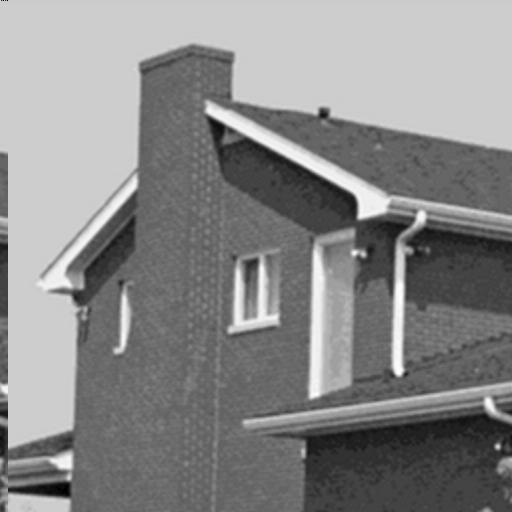
#> input picture images/benchmark/house.png, 512 x 512 px, found by its file name; its folder holds 3 pictures in this run
$ python mrs_demo.py
#> lines starting #> are read from the running program, lines starting #| are printed output that depends on the picture
### MRS-impulse-noise/src/mrs_core.py
"""Mask-conditioned risk switching (MRS) for NVBMF-class two-stage impulse filters.

Derivation
----------
Under salt-and-pepper corruption the surviving pixels carry TRUE values, so the
restoration error at a repaired pixel p is pure prediction error: p is estimated by
an average over a set S of source locations, all of which hold true image values.

For a weighted-equally average over a source multiset S (|S| = m), the expected
squared error is the geostatistical extension variance:

    V(p, S) = (1/m) sum_{s in S} D(|p - s|)  -  (1/(2 m^2)) sum_{s,t in S} D(|s - t|)

with D(h) = E[(I(x) - I(x+h))^2] the structure function (= 2 * semivariogram).

Stage 1 estimates p by the mean of the tied-nearest surviving pixels -> S1 is known
exactly from the mask.  Stage 2 replaces that by the 3x3 non-zero mean of the Stage-1
output; each window position contributes either its own true value (if it survived) or
its donor's value (if it was repaired), so the EFFECTIVE source multiset S2 is also
known exactly from the mask.  Both are therefore computable with no ground truth.

D is estimated from surviving pixel pairs only, either globally or in a local window.
"""
import numpy as np

# ---------------------------------------------------------------- rings / offsets

def distance_rings(radius=5):
    rings = {}
    for di in range(-radius, radius + 1):
        for dj in range(-radius, radius + 1):
            if di == 0 and dj == 0:
                continue
            rings.setdefault(di * di + dj * dj, []).append((di, dj))
    return [(d2, rings[d2]) for d2 in sorted(rings)]

RINGS = distance_rings(5)


def shift(a, di, dj, fill=0.0):
    out = np.full_like(a, fill, dtype=a.dtype)
    H, W = a.shape
    si0, si1 = max(0, di), min(H, H + di)
    di0, di1 = max(0, -di), min(H, H - di)
    sj0, sj1 = max(0, dj), min(W, W + dj)
    dj0, dj1 = max(0, -dj), min(W, W - dj)
    if si1 > si0 and sj1 > sj0:
        out[di0:di1, dj0:dj1] = a[si0:si1, sj0:sj1]
    return out


# ---------------------------------------------------------------- structure function

def structure_function_global(img, surv, lags):
    """D(h) estimated from surviving pairs only. lags = list of (di,dj)."""
    x = img.astype(np.float64)
    m = surv.astype(np.float64)
    out = {}
    for (di, dj) in lags:
        xs, ms = shift(x, di, dj), shift(m, di, dj)
        w = m * ms
        n = w.sum()
        out[(di, dj)] = float((w * (x - xs) ** 2).sum() / n) if n > 0 else np.nan
    return out


def _box(a, r):
    """Box sum over a (2r+1)^2 window, via summed-area table."""
    H, W = a.shape
    ii = np.zeros((H + 1, W + 1), np.float64)
    ii[1:, 1:] = a.cumsum(0).cumsum(1)
    i0 = np.clip(np.arange(H) - r, 0, H)
    i1 = np.clip(np.arange(H) + r + 1, 0, H)
    j0 = np.clip(np.arange(W) - r, 0, W)
    j1 = np.clip(np.arange(W) + r + 1, 0, W)
    return (ii[np.ix_(i1, j1)] - ii[np.ix_(i0, j1)]
            - ii[np.ix_(i1, j0)] + ii[np.ix_(i0, j0)])


# [12 lines left out: function structure_function_local, not called in this run]


class Dcurve:
    """Isotropic D(r) as a function of distance, from lag estimates."""

    def __init__(self, r2_to_D):
        r2 = np.array(sorted(r2_to_D), dtype=np.float64)
        vals = np.array([r2_to_D[k] for k in sorted(r2_to_D)], dtype=np.float64)
        ok = np.isfinite(vals)
        self.r = np.sqrt(r2[ok])
        self.D = vals[ok]

    def __call__(self, r):
        r = np.asarray(r, np.float64)
        v = np.interp(r, self.r, self.D)
        # D is zero at zero lag. np.interp clamps below the smallest measured
        # lag, so without this the i=j terms of the ordered double sum in
        # Eqn (6) would be charged D(r_min) instead of 0.
        return np.where(r <= 0.0, 0.0, v)


def isotropic(dmap):
    """Average directional lag estimates into r^2 -> D."""
    acc = {}
    for (di, dj), v in dmap.items():
        if np.isfinite(v):
            acc.setdefault(di * di + dj * dj, []).append(v)
    return {k: float(np.mean(v)) for k, v in acc.items()}


LAGS = [(0, 1), (1, 0), (1, 1), (1, -1), (0, 2), (2, 0), (2, 2), (2, -2),
        (0, 3), (3, 0), (1, 2), (2, 1), (0, 4), (4, 0), (3, 3), (3, -3),
        (0, 5), (5, 0), (0, 6), (6, 0), (0, 8), (8, 0)]


# ---------------------------------------------------------------- stage 1, vectorised

def stage1_with_sources(noisy, mask):
    """Vectorised NVBMF Stage 1.

    Returns (s1, src_di, src_dj, ring_idx, ring_m) where for each repaired pixel
    src_di/src_dj is the offset to the CENTROID of its tied-nearest donors, ring_idx
    identifies the winning ring and ring_m the number of tied donors in it. Clean
    pixels get offset (0,0).
    """
    x = noisy.astype(np.float64)
    surv = (~mask).astype(np.float64)
    H, W = x.shape

    val = np.zeros((H, W))
    done = ~mask
    ring_id = np.full((H, W), -1, np.int16)
    ring_m = np.zeros((H, W), np.float64)
    sdi = np.zeros((H, W))
    sdj = np.zeros((H, W))

    for k, (d2, offs) in enumerate(RINGS):
        todo = ~done
        if not todo.any():
            break
        s = np.zeros((H, W))
        c = np.zeros((H, W))
        adi = np.zeros((H, W))
        adj = np.zeros((H, W))
        for (di, dj) in offs:
            sm = shift(surv, di, dj)
            sv = shift(x, di, dj)
            s += sv * sm
            c += sm
            adi += di * sm
            adj += dj * sm
        hit = todo & (c > 0)
        if hit.any():
            val[hit] = s[hit] / c[hit]
            ring_id[hit] = k
            ring_m[hit] = c[hit]
            sdi[hit] = adi[hit] / c[hit]
            sdj[hit] = adj[hit] / c[hit]
            done |= hit

    # all-noise-window fallback: leave as running-mean surrogate (global clean mean)
    left = ~done
    if left.any():
        cm = x[~mask].mean() if (~mask).any() else x.mean()
        val[left] = cm
        ring_m[left] = 1.0

    s1 = np.where(mask, val, x)
    return s1, sdi, sdj, ring_id, ring_m


# ---------------------------------------------------------------- predicted risks

def _ring_pair_term(mask, ring_id, ring_m, Dfun):
    """(1/(2 m^2)) * sum_{s,t in S1} D(|s-t|) for the winning ring of each pixel."""
    H, W = mask.shape
    surv = (~mask).astype(np.float64)
    acc = np.zeros((H, W))
    for k, (d2, offs) in enumerate(RINGS):
        sel = (ring_id == k) & mask
        if not sel.any():
            continue
        tot = np.zeros((H, W))
        for (ai, aj) in offs:
            ma = shift(surv, ai, aj)
            for (bi, bj) in offs:
                mb = shift(surv, bi, bj)
                h = np.hypot(ai - bi, aj - bj)
                tot += ma * mb * np.asarray(Dfun(h))
        acc[sel] = tot[sel]
    m2 = np.maximum(ring_m, 1.0) ** 2
    return acc / (2.0 * m2)


def risk_stage1(mask, ring_id, ring_m, Dfun):
    """V1 = D(r) - pair term. All donors sit at the same distance r."""
    H, W = mask.shape
    r = np.zeros((H, W))
    for k, (d2, offs) in enumerate(RINGS):
        sel = ring_id == k
        if sel.any():
            r[sel] = np.sqrt(d2)
    first = Dfun(r)
    return np.maximum(first - _ring_pair_term(mask, ring_id, ring_m, Dfun), 1e-9)


WIN3 = [(di, dj) for di in (-1, 0, 1) for dj in (-1, 0, 1)]


def risk_stage2(mask, sdi, sdj, Dfun):
    """V2 for the 3x3 mean of the Stage-1 output.

    Effective source offset of window position u is u + srcoff(p+u), where srcoff is
    (0,0) for a surviving pixel and the donor centroid offset for a repaired one.
    """
    H, W = mask.shape
    S = []
    for (ui, uj) in WIN3:
        S.append((ui + shift(sdi, ui, uj), uj + shift(sdj, ui, uj)))
    m = float(len(S))
    t1 = np.zeros((H, W))
    for (ai, aj) in S:
        t1 += Dfun(np.hypot(ai, aj))
    t1 /= m
    t2 = np.zeros((H, W))
    for (ai, aj) in S:
        for (bi, bj) in S:
            t2 += Dfun(np.hypot(ai - bi, aj - bj))
    t2 /= (2.0 * m * m)
    return np.maximum(t1 - t2, 1e-9)

### MRS-impulse-noise/src/mrs_run.py
import os, sys, json, time
import numpy as np
from PIL import Image
sys.path.insert(0, os.path.dirname(os.path.abspath(__file__)))
from mrs_core import (stage1_with_sources, structure_function_global, structure_function_local,
                 isotropic, Dcurve, LAGS, risk_stage1, risk_stage2, shift, _box)

ROOT = os.path.dirname(os.path.dirname(os.path.abspath(__file__)))
IMDIR = os.path.join(ROOT, 'images')
IMAGES = {
    'cameraman': f'{IMDIR}/benchmark/cameraman.png',
    'house': f'{IMDIR}/benchmark/house.png',
    'mandrill': f'{IMDIR}/benchmark/mandrill.png',
    'peppers': f'{IMDIR}/benchmark/peppers.png',
    'field_vangogh': f'{IMDIR}/custom/field_vangogh.png',
    'manuscript_beowulf': f'{IMDIR}/custom/manuscript_beowulf.png',
}

def load(p):
    a = np.array(Image.open(p).convert('L'))
#> a is the input picture: shape (512, 512); min 0, max 254, mean 136.5
    return a.astype(np.uint8)

def add_spn(img, d, seed):
#> called with d = 0.4, seed = 1
    rng = np.random.default_rng(seed)
    out = img.copy()
    r = rng.random(img.shape)
    corrupt = r < d
    salt = rng.random(img.shape) < 0.5
    out[corrupt & salt] = 255
    out[corrupt & ~salt] = 0
    return out, corrupt

def box3_nonzero_mean(a):
    a = a.astype(np.float64)
    H, W = a.shape
    ap = np.pad(a, 1)
    zp = np.pad((a != 0.0).astype(np.float64), 1)
    ws = np.zeros_like(a); wc = np.zeros_like(a)
    for di in (0,1,2):
        for dj in (0,1,2):
            ws += ap[di:di+H, dj:dj+W] * zp[di:di+H, dj:dj+W]
            wc += zp[di:di+H, dj:dj+W]
    out = a.copy(); has = wc > 0
    out[has] = ws[has]/wc[has]
    return out

def psnr(a, b):
    m = np.mean((a.astype(np.float64)-b.astype(np.float64))**2)
    return 99.0 if m == 0 else 10*np.log10(255.0**2/m)

class LocalD:
    """Per-pixel D(r) from local structure-function estimates."""
    # [73 lines left out: functions __init__, __call__, run_one, not called in this run]

# [17 lines that do not run on import are left out]

### experiments/mrs_demo.py
#!/usr/bin/env python3
"""
The shortest possible demonstration: one image, one density, a few seconds.

    python3 experiments/mrs_demo.py                    # house at 40%, seed 1
    python3 experiments/mrs_demo.py peppers 0.3 2      # any image, density, seed

Prints the PSNR of the four configurations and writes a side-by-side picture to
figures/demo.png so you can see what the rule actually decides.
"""
import os, sys
ROOT = os.path.dirname(os.path.dirname(os.path.abspath(__file__)))
sys.path.insert(0, os.path.join(ROOT, 'src'))

import numpy as np
from mrs_core import (stage1_with_sources, structure_function_global, isotropic,
                      Dcurve, LAGS, risk_stage1, risk_stage2, _box)
from mrs_run import load, add_spn, box3_nonzero_mean, psnr, IMAGES

name = sys.argv[1] if len(sys.argv) > 1 else 'house'
dens = float(sys.argv[2]) if len(sys.argv) > 2 else 0.4
seed = int(sys.argv[3]) if len(sys.argv) > 3 else 1

if name not in IMAGES:
    raise SystemExit(f"unknown image {name!r}. choose from: {', '.join(IMAGES)}")

img = load(IMAGES[name])
noisy, mask = add_spn(img, dens, seed)
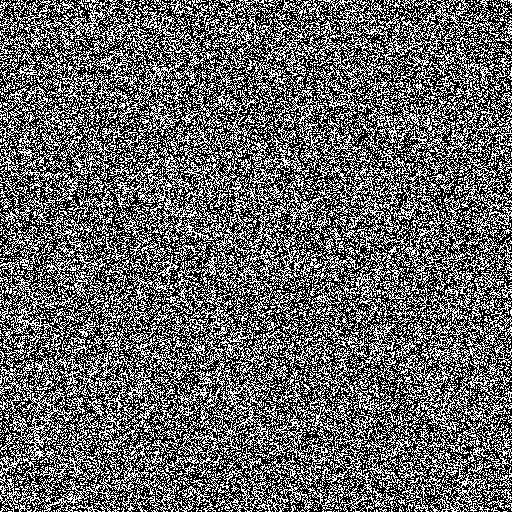
#> mask: shape (512, 512) bool; 40.1% white in thin lines or dots
gt = img.astype(np.float64)
gd = float(mask.mean())
#> gd = 0.401

# --- the two candidate restorations
s1, sdi, sdj, rid, rm = stage1_with_sources(noisy, mask)   # nearest surviving ring
#> in stage1_with_sources, `surv = (~mask).astype(np.float64)`: surv: shape (512, 512) float64; values 0 (black) and 1 (white), 59.9% white; black in thin lines or dots
#> in stage1_with_sources, `done = ~mask`: done: shape (512, 512) bool; 59.9% white; black in thin lines or dots
#> after the loop in stage1_with_sources, `for k, (d2, offs) in enumerate(RINGS):`: done: shape (512, 512) bool; every value is 1
#> after the loop in stage1_with_sources, `for k, (d2, offs) in enumerate(RINGS):`:
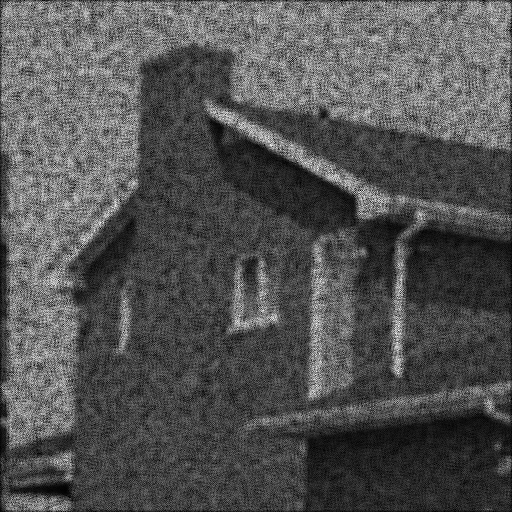
#> s: shape (512, 512) float64; min 0, max 1984, mean 650; drawn with min black and max white
#> after the loop in stage1_with_sources, `for k, (d2, offs) in enumerate(RINGS):`:
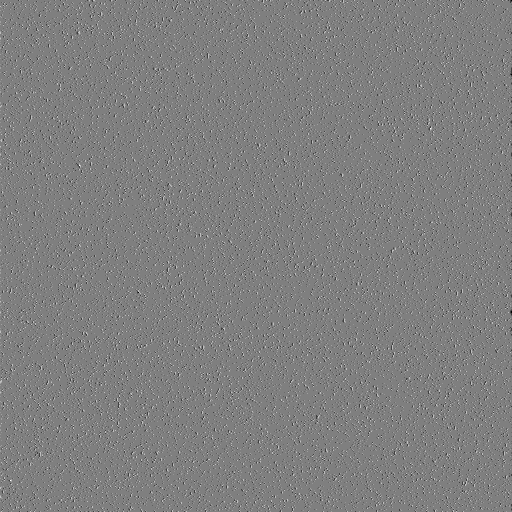
#> sdj: shape (512, 512) float64; min -2, max 2, mean -0.000222; drawn with min black and max white
#> after the loop in stage1_with_sources, `for k, (d2, offs) in enumerate(RINGS):`:
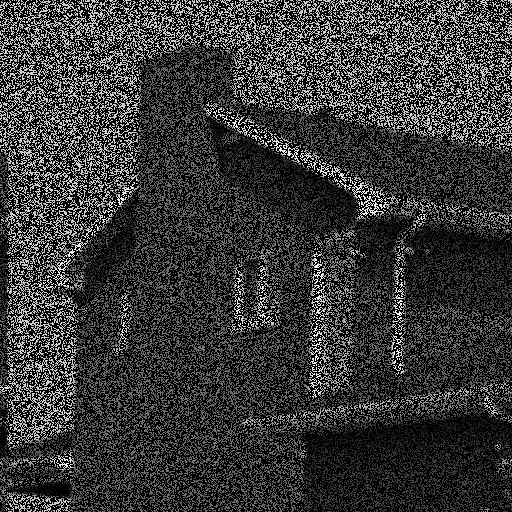
#> val: shape (512, 512) float64; min 0, max 254, mean 54.8
#> in stage1_with_sources, `left = ~done`: left: shape (512, 512) bool; every value is 0
s2 = box3_nonzero_mean(s1)                                 # 3x3 mean of that output
#> in box3_nonzero_mean, `zp = np.pad((a != 0.0).astype(np.float64), 1)`: zp: shape (514, 514) float64; values 0 (black) and 1 (white), 99.2% white; black in thin lines or dots

# --- the two predicted errors, from the mask and the surviving pairs alone
D = Dcurve(isotropic(structure_function_global(noisy.astype(np.float64), ~mask, LAGS)))
#> the loop in structure_function_global, `for (di, dj) in lags:` made 22 passes
#> n on passes 1 to 12: 93772, 93641, 93507, 93507, 93735, 93804, 93141, 93354, 93552, 93345, 93186, 93291
#> pass 1, in structure_function_global, `w = m * ms`:
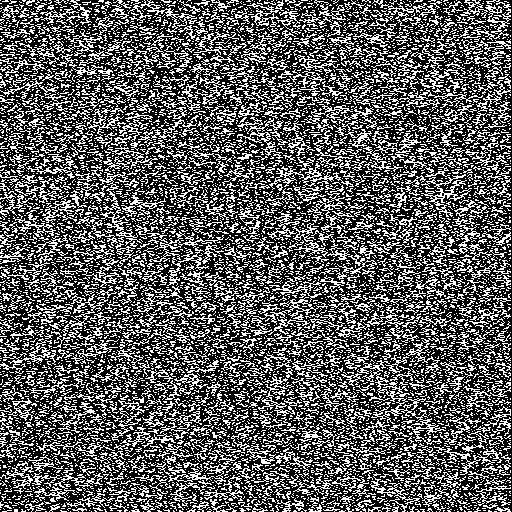
#> w: shape (512, 512) float64; values 0 (black) and 1 (white), 35.8% white in thin lines or dots
#> the loop in isotropic, `for (di, dj), v in dmap.items():` made 22 passes
#> (di, dj, v) on passes 1 to 12: (0, 1, 45.76), (1, 0, 37.74), (1, 1, 80.54), (1, -1, 83.24), (0, 2, 139.4), (2, 0, 132.8), (2, 2, 254.2), (2, -2, 262.8), (0, 3, 271.7), (3, 0, 266.5), (1, 2, 172.6), (2, 1, 173.8)
V1 = risk_stage1(mask, rid, rm, D)          # Eq. (7)
#> after the loop in _ring_pair_term, `for k, (d2, offs) in enumerate(RINGS):`:
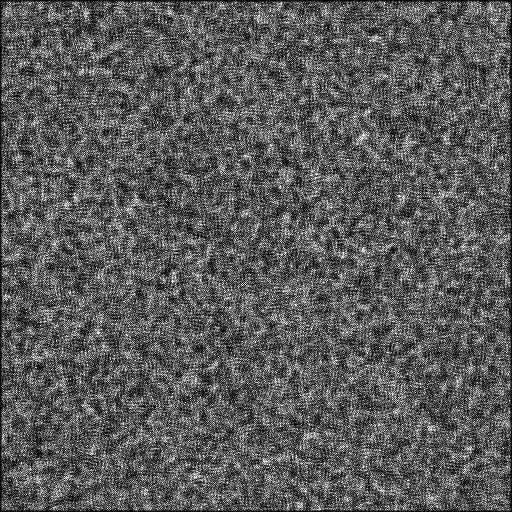
#> tot: shape (512, 512) float64; min 0, max 17696.6, mean 6276.9; drawn with min black and max white
V2 = risk_stage2(mask, sdi, sdj, D)         # Eq. (6) + (8)
#> the loop in risk_stage2, `for (ai, aj) in S:` made 9 passes
#> after the loop in risk_stage2, `for (ai, aj) in S:`:
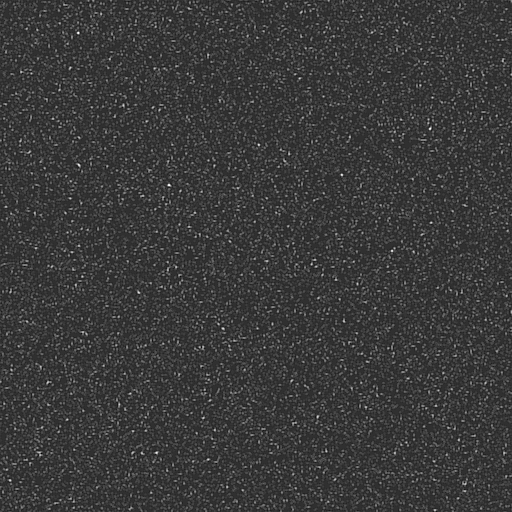
#> t1: shape (512, 512) float64; min 244.3, max 1556.5, mean 546.2; drawn with min black and max white
refine = mask & (V2 < V1)                   # Eq. (10)

# --- the configurations compared in the paper
ld = _box(mask.astype(np.float64), 2) / _box(np.ones_like(s1), 2)
e1, e2 = (s1 - gt) ** 2, (s2 - gt) ** 2
out = {
    'fixed 45% rule [1]': np.where(mask & (gd > 0.45), s2, s1),
    'local density rule': np.where(mask & ((ld > 0.45) | (gd > 0.45)), s2, s1),
    'MRS (proposed)': np.where(refine | (mask & (gd > 0.45)), s2, s1),
    'oracle (uses the clean image)': np.where(mask & (e2 < e1), s2, s1),
}

print(f"\n{name}, density {dens}, seed {seed}   ({mask.sum()} of {mask.size} pixels corrupted)")
#| house, density 0.4, seed 1   (105232 of 262144 pixels corrupted)
print(f"  noisy input{'':22s} {psnr(img, noisy):6.2f} dB")
#|   noisy input                         9.16 dB
base = None
for k, v in out.items():
    p = psnr(img, np.clip(np.round(v), 0, 255).astype(np.uint8))
    if base is None:
        base = p
    print(f"  {k:33s} {p:6.2f} dB   {p - base:+5.2f}")
#> this loop made 4 passes
#> k on passes 1 to 4: 'fixed 45% rule [1]', 'local density rule', 'MRS (proposed)', 'oracle (uses the clean image)'
#|   fixed 45% rule [1]                 39.46 dB   +0.00
#|   local density rule                 40.59 dB   +1.13
#|   MRS (proposed)                     42.04 dB   +2.58
#|   oracle (uses the clean image)      43.76 dB   +4.30
frac = float(refine.sum()) / max(int(mask.sum()), 1)
orc = float((e2 < e1)[mask].mean())
print(f"\n  MRS refines {frac:.3f} of the repaired pixels; the oracle refines {orc:.3f}")
#|   MRS refines 0.421 of the repaired pixels; the oracle refines 0.316
print(f"  the two decisions agree on {float((refine[mask] == (e2 < e1)[mask]).mean()):.3f} of them")
#|   the two decisions agree on 0.612 of them

try:
    import matplotlib
    matplotlib.use('Agg')
    import matplotlib.pyplot as plt
    panels = [(img, 'original'), (noisy, f'{int(dens*100)}% impulse noise'),
              (out['fixed 45% rule [1]'], 'fixed 45% rule'),
              (out['MRS (proposed)'], 'MRS'),
              (refine.astype(float) * 255, 'what MRS refines')]
    fig, axs = plt.subplots(1, len(panels), figsize=(2.1 * len(panels), 2.3))
    for a, (im_, t) in zip(axs, panels):
        a.imshow(np.clip(im_, 0, 255), cmap='gray', vmin=0, vmax=255)
        a.set_title(t, fontsize=8)
        a.axis('off')
#> this loop made 5 passes
#> t on passes 1 to 5: 'original', '40% impulse noise', 'fixed 45% rule', 'MRS', 'what MRS refines'
    plt.tight_layout()
    dest = os.path.join(ROOT, 'figures', 'demo.png')
    plt.savefig(dest, dpi=150, bbox_inches='tight')
    print(f"\n  picture written to {os.path.relpath(dest, ROOT)}")
except ImportError:
    print("\n  (install matplotlib to also get the picture)")
